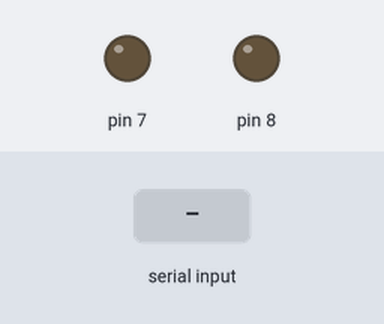
This program was run on a simulated Arduino Uno, built with avr-gcc and run on an emulated ATmega328P. Parts: output pins drawn as LEDs (lit = HIGH). Inputs (shaded band) come from the test bench. What the program prints to the serial monitor is not drawn.

Above: at 3.5 s.
3.6 s: "b" received over Serial
At 4.8 s:
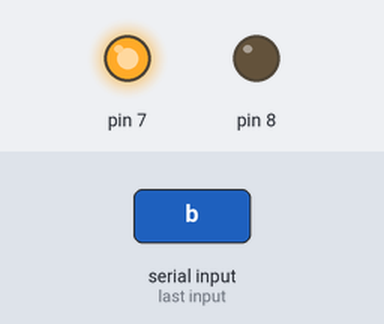
5.1 s: "r" received over Serial
Timing chart, 0 to 8.1 s (numbered marks = the images above; inputs shaded):
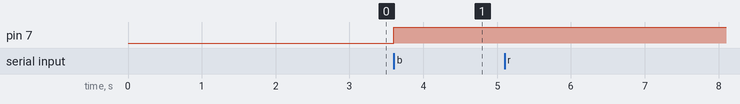

The program:

main.cpp
```cpp
#include <Arduino.h>

// RESET PIN = 8
// BOOT PIN = 7
// pinMode Input -> floating Pin
long currentmillis = millis();

void setup()
{
  // Initialize serial communication at 9600 baud
  Serial.begin(9600);
  Serial.println("//////////////////////////////////////////");
  Serial.println("// Project: K1-ButtonSerial");
  Serial.println("// Version: v1.0.0");
  Serial.println("// Author: Tim Fischbach");
  Serial.println("//////////////////////////////////////////");
  pinMode(7, INPUT);
  delay(200);
  pinMode(8, INPUT);
  delay(2000);
}

void loop()
{

  // Check if data is available to read from serial port
  if (Serial.available() > 0)
  {
    // Read the incoming byte
    char incomingByte = Serial.read();

    // Check the received character
    if (incomingByte == 'r')
    {
      Serial.println("Resetting Board...");
      digitalWrite(8, LOW);
      pinMode(8, OUTPUT);
      delay(200);
      pinMode(8, INPUT);
      Serial.println("DONE!");
    }
    else if (incomingByte == 'b')
    {
      Serial.println("Resetting Board into Boot Mode...");
      digitalWrite(8, LOW);
      pinMode(8, OUTPUT);
      digitalWrite(7, HIGH);
      pinMode(7, OUTPUT);
      delay(200);
      pinMode(8, INPUT);
      delay(200);
      pinMode(7, INPUT);
      Serial.println("DONE!");
    }
  }
  if (currentmillis + 1000 < millis())
  {
    currentmillis = millis();
    Serial.write(27);    // ESC command
    Serial.print("[2J"); // clear screen command
    Serial.write(27);
    Serial.print("[H"); // cursor to home command
    Serial.println("==========================================");
    Serial.println("Press R to reset the Board");
    Serial.println("Press B to reset the Board into Boot Mode");
    Serial.println("==========================================");
  }
}
```

Measured:
- after the input at 3.6 s, pin 7: LOW → HIGH at once
